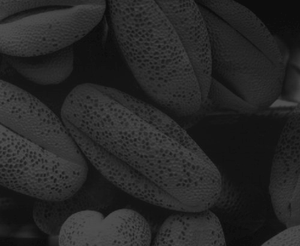
%> input picture Spatial point processing/low_contrast.tif (cropped and resized to the size of MATLAB's example picture), 300 x 246 px, given in place of coins.png, which was not available
$ octave main.m   (GNU Octave 9; MATLAB toolbox functions it lacks are replaced by stand-ins)
%> lines starting %> are read from the running program, lines starting %| are printed output that depends on the picture; in (x1, y1, x2, y2) boxes, pixels count from 0 and x2, y2 are one past the last pixel; in counts of white or black regions, pixels touching at a corner belong together; the program's own positions count from 1; pictures that were not available may be replaced by others from this repository, and a replacement may not be noted
### Spatial point processing/showImages.m
function showImages(images)
%showImages Display images in a figure
%   Takes a number of images (nCol) placed in a cell array of size 1 x
%   nCol. And loops over images and displays them all in a single figure.
nCol = size(images,2);
figure
for iCol = 1:nCol
subplot(1,nCol,iCol)
imshow(images{1,iCol})
end
end

%%%%%%%% Cell array
% A cell array is a data type with indexed data containers called cells,
% where each cell can contain any type of data.
% Cell arrays commonly contain either lists of text, combinations of text
% and numbers, or numeric arrays of different sizes.
% Refer to sets of cells by enclosing indices in smooth parentheses, ().
% Access the contents of cells by indexing with curly braces, {}.

### Spatial point processing/main.m
%Arithmetic Operations %% Styling and comments
%% Addition and subtraction
coins = imread('coins.png');
%> coins is the input picture: size 246x300 uint8; min 12, max 80, mean 38.6
coinsAdd = coins + 128; %%Naming conventions
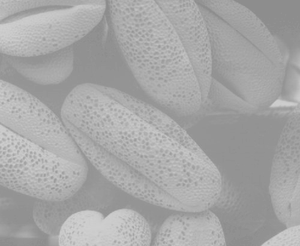
%> coinsAdd: size 246x300 uint8; min 140, max 208, mean 166.6
% Can also use imadd, imsubtract, immultiply, imdivide
coinsSub = coins - 128;
%> coinsSub: size 246x300 uint8; every value is 0
coinsCell = {coins, coinsAdd, coinsSub};
%> coinsCell = 3 items
showImages(coinsCell) %%Repetitive code, put in a function
%% Multiplication and division
coinsMult = coins * 2;
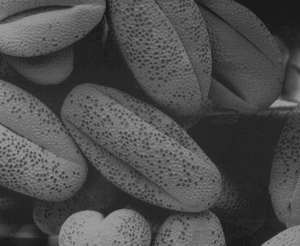
%> coinsMult: size 246x300 uint8; min 24, max 160, mean 77.3
coinsDiv = coins / 2;
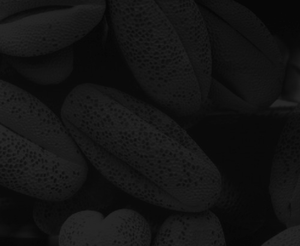
%> coinsDiv: size 246x300 uint8; min 6, max 40, mean 19.6
coinsCell = {coins, coinsMult, coinsDiv};
showImages(coinsCell)
%%Compare division and subtraction in darkening an image
coinsCell = {coins, coinsDiv, coinsSub};
showImages(coinsCell)
%%Compare multiplication and addition in lightening an image
coinsCell = {coins, coinsAdd, coinsMult};
showImages(coinsCell)
%% Complement
xray = imread('mammogram.tif');
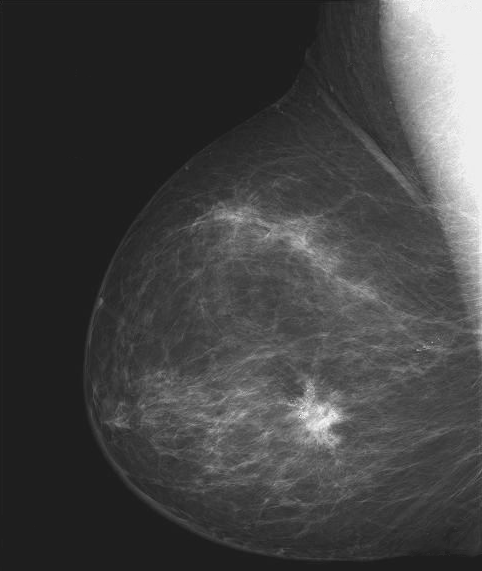
%> input picture Spatial point processing/mammogram.tif, 482 x 571 px
%> xray is the input picture: size 571x482 uint8; min 21, max 255, mean 66.7
xrayNeg = imcomplement(xray);
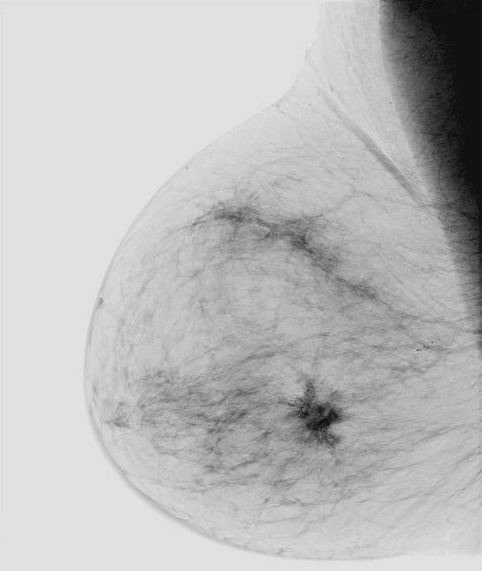
%> xrayNeg: size 571x482 uint8; min 0, max 234, mean 188.3
xrayCell = {xray, xrayNeg};
%> xrayCell = 2 items
showImages(xrayCell)
%%% Complement Part of an image
%%%% Complement Bright Areas Only
xrayNegBright = xray;
xreyBrighti = find(xray > 128);
%> xreyBrighti = 21559 values from 96310 to 275000
xrayNegBright(xreyBrighti) = imcomplement(xray(xreyBrighti));
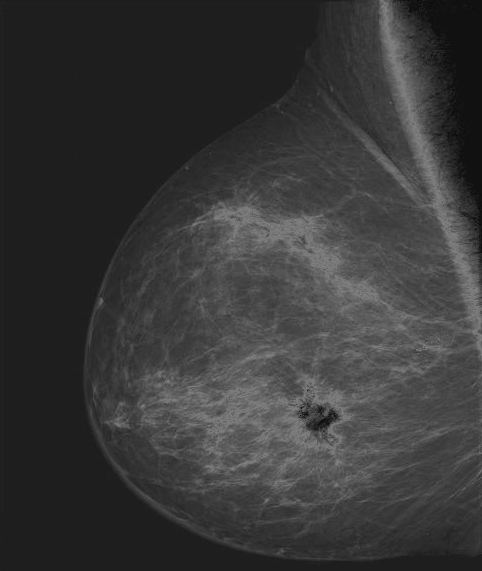
%> xrayNegBright: size 571x482 uint8; 7.83% of pixels changed, all inside (x1, y1, x2, y2) = (168, 0, 482, 485)
%%%% Complement Dark Areas Only
xrayNegDark = xray;
xreyDarki = find(xray < 128);
%> xreyDarki = 253405 values from 1 to 275222
xrayNegDark(xreyDarki) = imcomplement(xray(xreyDarki));
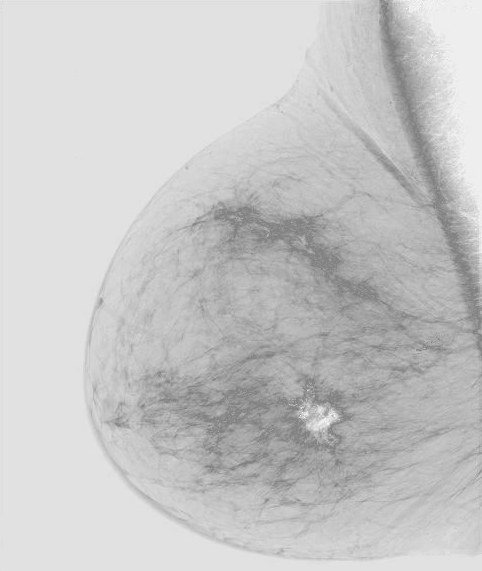
%> xrayNegDark: size 571x482 uint8; min 128, max 255, mean 199.1
xrayCell = {xray, xrayNeg, xrayNegBright, xrayNegDark};
%> xrayCell = 4 items
showImages(xrayCell)

% Histograms
%> (the run ends here)
